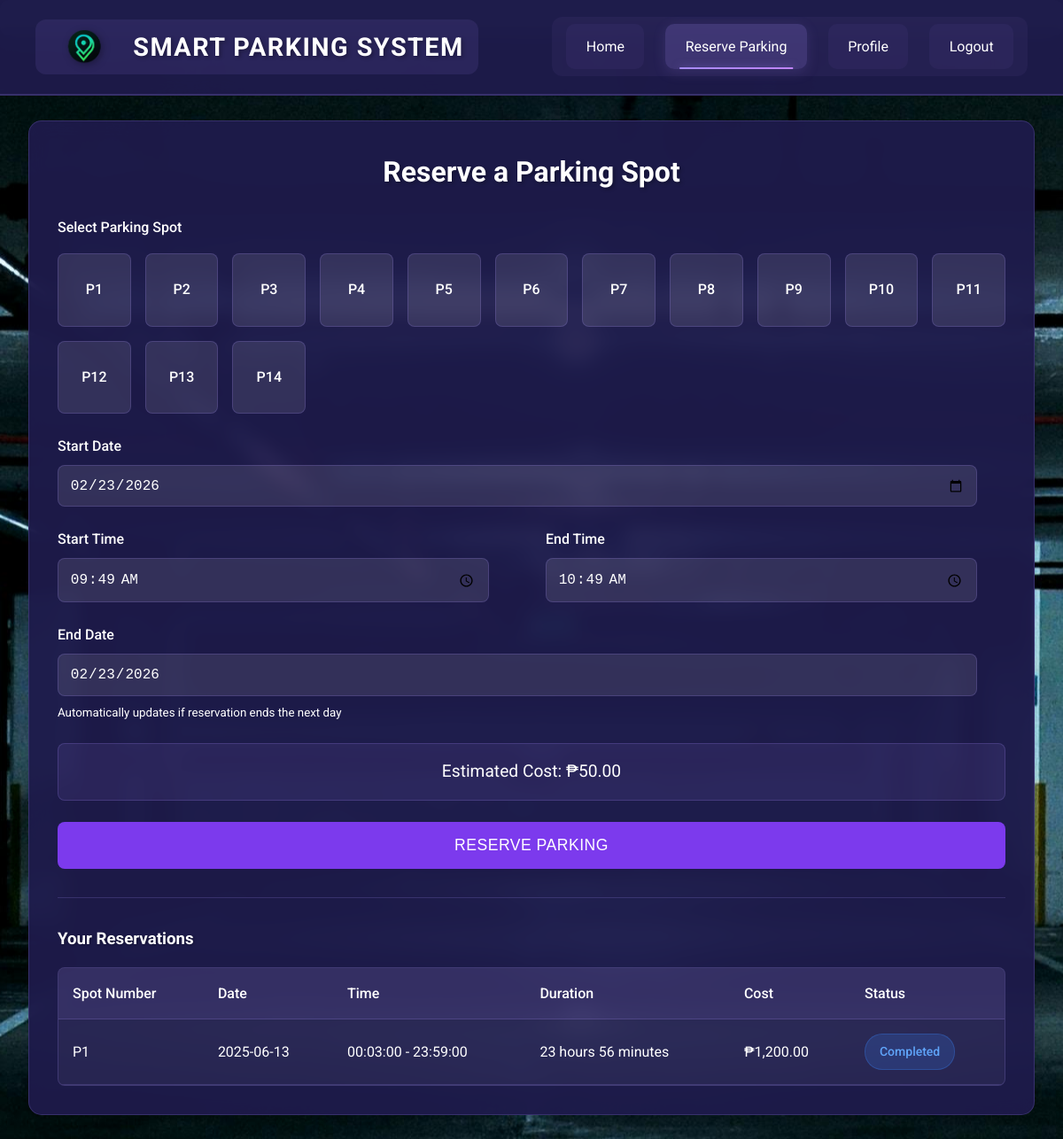
The page /reservation.php (signed in) on the database its author committed.
### tables this page shows
CREATE TABLE `available_spots` (
  `id` int(11) NOT NULL,
  `spot_number` varchar(10) NOT NULL,
  `status` enum('available','occupied') DEFAULT 'available',
  `created_at` timestamp NOT NULL DEFAULT current_timestamp()
);

CREATE TABLE `occupied_spots` (
  `id` int(11) NOT NULL,
  `spot_id` int(11) NOT NULL,
  `user_id` int(11) NOT NULL,
  `reservation_date` date NOT NULL,
  `end_date` date DEFAULT NULL,
  `start_time` time NOT NULL,
  `end_time` time NOT NULL,
  `cost` decimal(10,2) NOT NULL,
  `status` enum('reserved','ongoing','completed') DEFAULT 'reserved',
  `created_at` timestamp NOT NULL DEFAULT current_timestamp()
);

### reservation.php (the view, shortened to what this page needs)
<?php
$database = new Database();
$db = $database->getConnection();
$query = "SELECT a.* FROM available_spots a
          ORDER BY CAST(SUBSTRING(a.spot_number, 2) AS UNSIGNED)";
$stmt = $db->prepare($query);
$stmt->execute();
$available_spots = $stmt->fetchAll(PDO::FETCH_ASSOC);
$user_id = $_SESSION['user_id'];
$current_date_php = date('Y-m-d');
$current_time_php = date('H:i:s');
$reservations_query = "SELECT o.*, a.spot_number, u.username,
                      CASE
                          WHEN (o.reservation_date < :cur_date OR
                               (o.reservation_date = :cur_date AND o.end_time < :cur_time AND o.end_date <= :cur_date) OR
                               (o.end_date < :cur_date))
                          THEN 'completed'
                          WHEN (o.reservation_date = :cur_date AND :cur_time BETWEEN o.start_time AND o.end_time) OR
                               (o.reservation_date < :cur_date AND o.end_date >= :cur_date AND :cur_time <= o.end_time) OR
                               (o.reservation_date = :cur_date AND o.start_time > o.end_time AND :cur_time >= o.start_time) OR
                               (o.reservation_date = :cur_date AND o.start_time > o.end_time AND :cur_time <= o.end_time)
                          THEN 'ongoing'
                          ELSE 'reserved'
                      END as current_status
                      FROM occupied_spots o
                      JOIN available_spots a ON o.spot_id = a.id
                      JOIN users u ON o.user_id = u.id
                      WHERE o.user_id = :user_id
                      ORDER BY o.reservation_date DESC, o.start_time DESC";
$reservations_stmt = $db->prepare($reservations_query);
$reservations_stmt->bindParam(":user_id", $user_id);
$reservations_stmt->bindParam(":cur_date", $current_date_php);
$reservations_stmt->bindParam(":cur_time", $current_time_php);
$reservations_stmt->execute();
$user_reservations = $reservations_stmt->fetchAll(PDO::FETCH_ASSOC);
?>
<!DOCTYPE html>
<html lang="en">
<head>
    <link rel="stylesheet" href="css/stylesReservation.css?v=<?php echo time(); ?>">
    <link rel="stylesheet" href="https://cdnjs.cloudflare.com/ajax/libs/font-awesome/6.0.0/css/all.min.css">
</head>
<body>
    <header>
        <nav class="navbar">
            <a href="index.php" class="nav-brand">
                <img src="images/logo.png" alt="Smart Parking System Logo" class="nav-logo">
                <span class="nav-brand-text">SMART PARKING SYSTEM</span>
            </a>
            <div class="nav-links">
                <a href="index.php" class="nav-link">Home</a>
                <a href="reservation.php" class="nav-link active">Reserve Parking</a>
                <a href="profile.php" class="nav-link">Profile</a>
                <a href="logout.php" class="nav-link">Logout</a>
            </div>
        </nav>
    </header>
    <div class="main-container">
        <div class="reservation-container">
            <h2>Reserve a Parking Spot</h2>
            <form method="POST" class="auth-form" id="reservationForm">
                <div class="form-group">
                    <label>Select Parking Spot</label>
                    <div class="spot-grid">
                        <?php foreach ($available_spots as $spot): ?>
                            <div class="spot-item"
                                 data-spot-id="<?php echo $spot['id']; ?>"
                                 title="Click to select this spot">
                                <?php echo htmlspecialchars($spot['spot_number']); ?>
                            </div>
                        <?php endforeach; ?>
                    </div>
                </div>
                <div class="form-group fw">
                    <label for="date" >Start Date</label>
                    <input type="date" id="date" name="date" required min="<?php echo date('Y-m-d'); ?>">
                </div>
                <div class="time-selection">
                    <div class="form-group">
                        <label for="start_time">Start Time</label>
                        <input type="time" id="start_time" name="start_time" required>
                    </div>
                    <div class="form-group">
                        <label for="end_time">End Time</label>
                        <input type="time" id="end_time" name="end_time" required>
                    </div>
                </div>
                <div class="form-group fw">
                    <label for="end_date">End Date</label>
                    <input type="date" id="end_date" name="end_date" required min="<?php echo date('Y-m-d'); ?>" readonly>
                    <small style="color: #FFF;">Automatically updates if reservation ends the next day</small>
                </div>
                <div class="cost-display" id="cost_display">
                </div>
                <button type="submit" class="auth-button">Reserve Parking</button>
            </form>
            <div class="reservations-section">
                <h3>Your Reservations</h3>
                <?php if (empty($user_reservations)): ?>
                    <p>You have no active reservations.</p>
                <?php else: ?>
                    <div class="reservations-table">
                        <table>
                            <thead>
                                <tr>
                                    <th>Spot Number</th>
                                    <th>Date</th>
                                    <th>Time</th>
                                    <th>Duration</th>
                                    <th>Cost</th>
                                    <th>Status</th>
                                </tr>
                            </thead>
                            <tbody>
                                <?php foreach ($user_reservations as $reservation): ?>
                                    <tr>
                                        <td><?php echo htmlspecialchars($reservation['spot_number']); ?></td>
                                        <td><?php echo htmlspecialchars($reservation['reservation_date']); ?></td>
                                        <td>
                                            <?php
                                            echo htmlspecialchars($reservation['start_time']) . ' - ' .
                                                 htmlspecialchars($reservation['end_time']);
                                            ?>
                                        </td>
                                        <td>
                                            <?php
                                            $start = new DateTime($reservation['reservation_date'] . ' ' . $reservation['start_time']);
                                            $end = new DateTime($reservation['reservation_date'] . ' ' . $reservation['end_time']);
                                            $duration = $start->diff($end);
                                            echo $duration->h . ' hours ' . $duration->i . ' minutes';
                                            ?>
                                        </td>
                                        <td>₱<?php echo number_format($reservation['cost'], 2); ?></td>
                                        <td>
                                            <span class="status-badge <?php echo strtolower($reservation['current_status']); ?>">
                                                <?php echo ucfirst($reservation['current_status']); ?>
                                            </span>
                                        </td>
                                    </tr>
                                <?php endforeach; ?>
                            </tbody>
                        </table>
                    </div>
                <?php endif; ?>
            </div>
        </div>
    </div>
</body>
</html>

### rows shown on the page
available_spots: spot_number "P1"
available_spots: spot_number "P2"
available_spots: spot_number "P3"
available_spots: spot_number "P4"
available_spots: spot_number "P5"
available_spots: spot_number "P6"
available_spots: spot_number "P7"
available_spots: spot_number "P8"
available_spots: spot_number "P9"
available_spots: spot_number "P10"
available_spots: spot_number "P11"
available_spots: spot_number "P12"
available_spots: spot_number "P13"
available_spots: spot_number "P14"
occupied_spots: spot.spot_number "P1", reservation_date "2025-06-13", start_time "00:03:00", end_time "23:59:00", h "23", i "56", cost "1,200.00", current_status "Completed"
